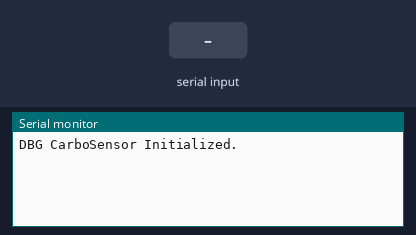
Bench run of a sketch on a simulated ESP32. On the bench: the last lines printed to the serial monitor. The test bench sets the inputs (shaded band).

Above: at 1.2 s.
1.3 s: "GET_MQ7\n" received over Serial
At 2.5 s:
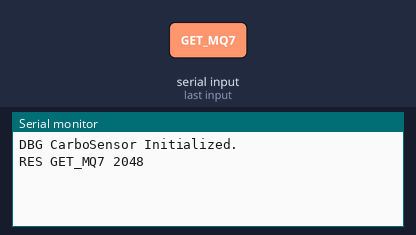
2.9 s: "ENABLED 90\n" received over Serial
At 3.8 s:
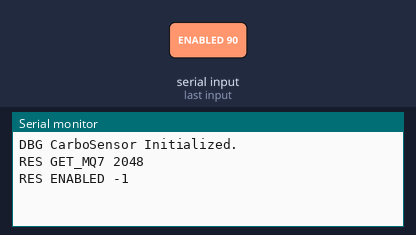
4.5 s: "POLL_DELAY 90\n" received over Serial
At 5.1 s:
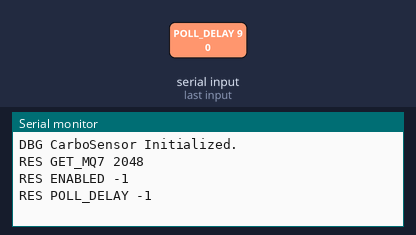

The sketch:

code-carbo.ino
```cpp
int CarboSensorPin = 35;

int enabled = 0;
int pool_delay = 200;

void setup() {
    Serial.begin(9600);
    Serial.printf("DBG CarboSensor Initialized.\n");
}

void loop() {
    String serialCommand;

    while (Serial.available() > 0) {
        char serialChar = Serial.read();
        serialCommand += serialChar;

        if (serialChar == '\n') {
            processCommand(serialCommand);
            serialCommand = "";
        }
    }

    delay(pool_delay);
}


void processCommand(String command) {
    command.trim();
    command.toUpperCase();

    if (command == "GET_MQ7") {
      Serial.printf("RES GET_MQ7 %d\n", mq7GetValue());
    }

    else if (command.startsWith("ENABLED ")) {
        int enableValue = command.substring(8).toInt();

        if (enableValue == 0) {
            enabled = enableValue;
            Serial.printf("RES ENABLED 0\n");
        }
        else if(enableValue == 1){
            enabled = enableValue;
            Serial.printf("RES ENABLED 1\n");
        }
        else {
            Serial.printf("RES ENABLED -1\n");
        }
    }

    else if (command.startsWith("POLL_DELAY ")) {
        int poll_value = command.substring(11).toInt();

        if (poll_value >= 100) {
            pool_delay = poll_value;
            Serial.printf("RES POLL_DELAY %d\n", poll_value);
        }
        else {
            Serial.printf("RES POLL_DELAY -1\n");
        }
    }

    else
      Serial.printlf("ERR Unknown command.\n");

}

int mq7GetValue() {
    int mq7Analog = analogRead(CarboSensorPin);

    return mq7Analog;
}
```

Measured:
- after the input at 1.3 s, the serial monitor: prints a new line after 0.10 s (image 1)
- after the input at 2.9 s, the serial monitor: prints a new line after 0.10 s (image 2)
- after the input at 4.5 s, the serial monitor: prints a new line after 0.11 s (image 3)
